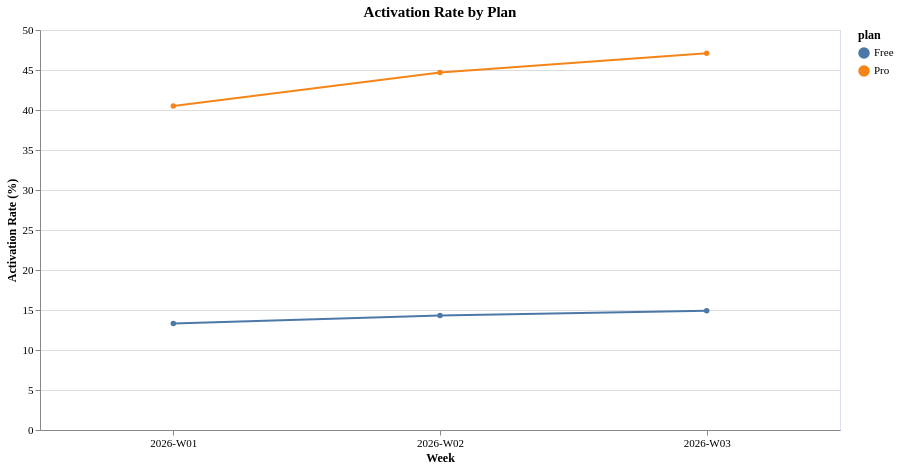

Source (Vega-Lite JSON):
### Vega-Lite specification from a JSON file in a GitHub repository (floating-point values rounded to 4 significant figures)
{"config": {"view": {"continuousWidth": 300, "continuousHeight": 300, "stroke": "#d9e2ec"}, "axis": {"labelAngle": 0, "labelFontSize": 11, "titleFontSize": 12, "titleFontWeight": 600, "labelFont": "Hanken Grotesk", "titleFont": "Hanken Grotesk"}, "legend": {"labelFontSize": 11, "titleFontSize": 12, "titleFontWeight": 600, "labelFont": "Hanken Grotesk", "titleFont": "Hanken Grotesk"}, "title": {"fontSize": 15, "fontWeight": 600, "subtitleFontSize": 12, "subtitleFontWeight": 400, "font": "Hanken Grotesk", "subtitleFont": "Hanken Grotesk"}}, "data": {"name": "data-126740a285e29a448f6ff7f9b61c5c6f"}, "mark": {"type": "line", "point": true}, "encoding": {"color": {"field": "plan", "type": "nominal"}, "opacity": {"condition": {"param": "param_029f6f27ab98f4cc", "value": 1}, "value": 0.2}, "tooltip": [{"field": "week", "type": "nominal"}, {"field": "activation_rate", "type": "quantitative"}, {"field": "plan", "type": "nominal"}], "x": {"axis": {"labelAngle": 0}, "field": "week", "title": "Week", "type": "nominal"}, "y": {"field": "activation_rate", "title": "Activation Rate (%)", "type": "quantitative"}}, "height": 400, "params": [{"name": "param_029f6f27ab98f4cc", "select": {"type": "point", "fields": ["plan"]}, "bind": "legend"}], "title": "Activation Rate by Plan", "width": 800, "$schema": "https://vega.github.io/schema/vega-lite/v6.4.1.json", "datasets": {"data-126740a285e29a448f6ff7f9b61c5c6f": [{"week": "2026-W02", "plan": "Pro", "activation_rate": 44.7}, {"week": "2026-W01", "plan": "Pro", "activation_rate": 40.5}, {"week": "2026-W03", "plan": "Pro", "activation_rate": 47.1}, {"week": "2026-W02", "plan": "Free", "activation_rate": 14.3}, {"week": "2026-W01", "plan": "Free", "activation_rate": 13.3}, {"week": "2026-W03", "plan": "Free", "activation_rate": 14.9}]}}
